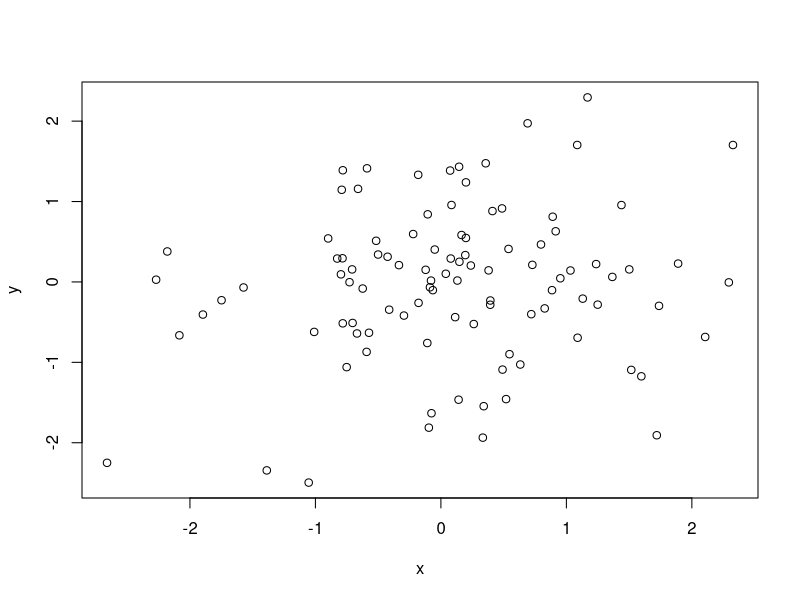
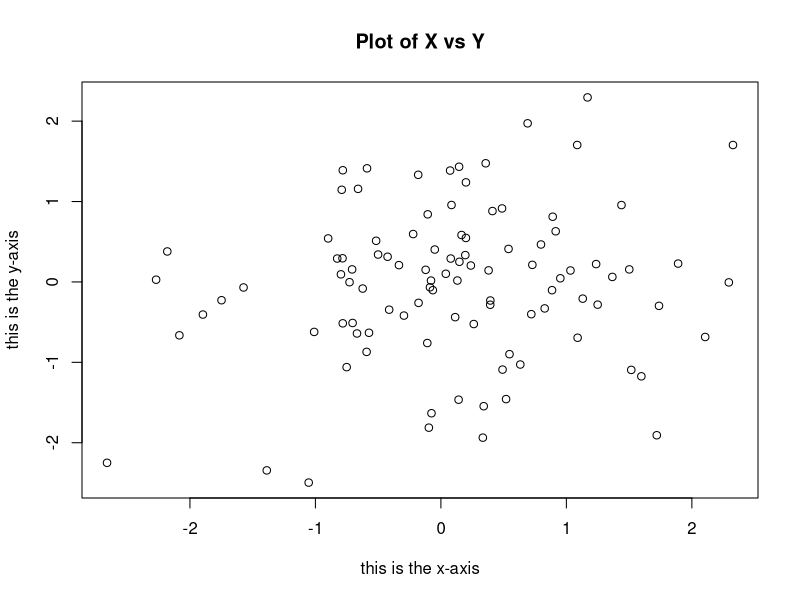
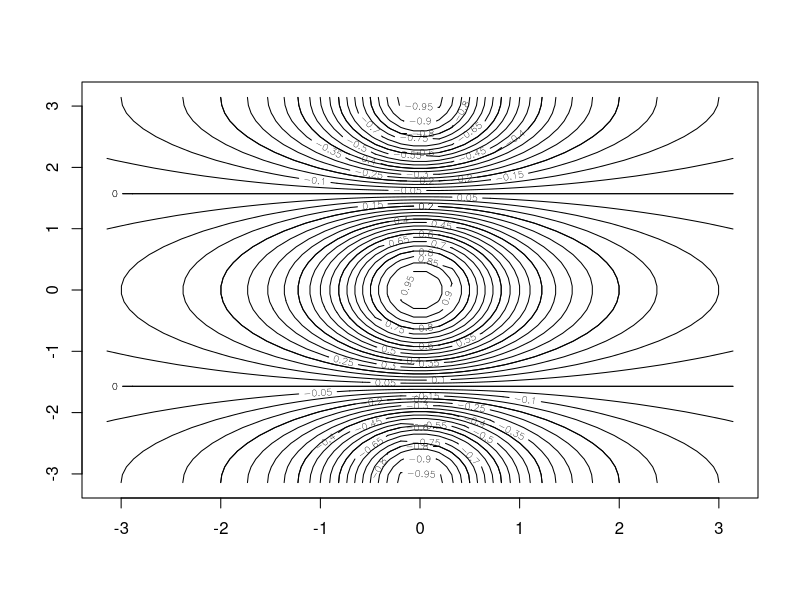
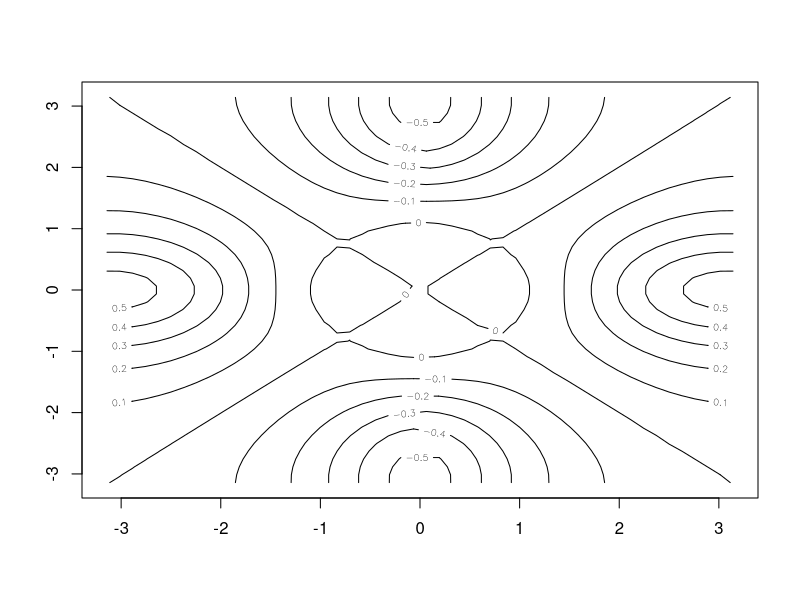
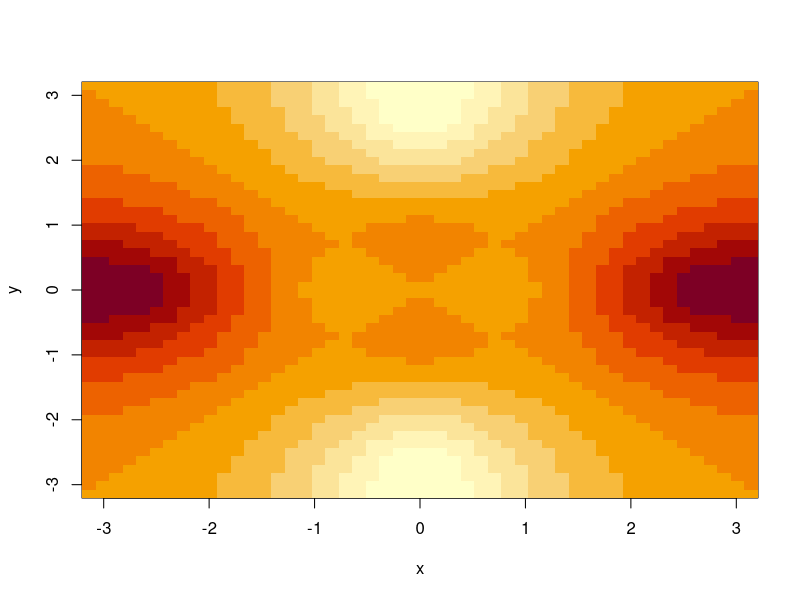
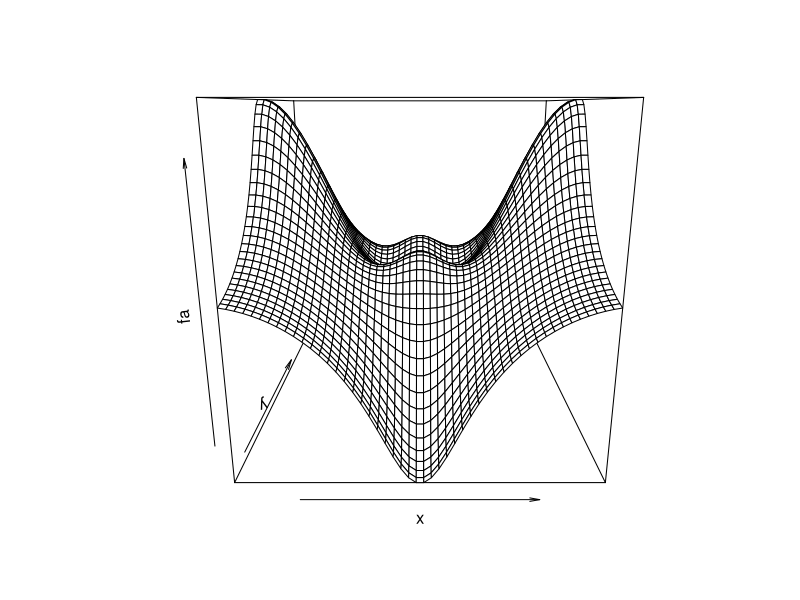
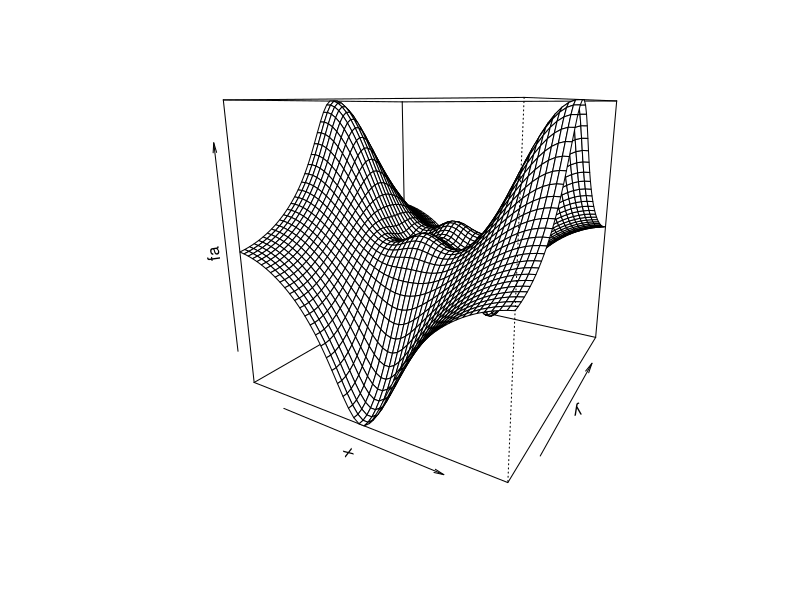
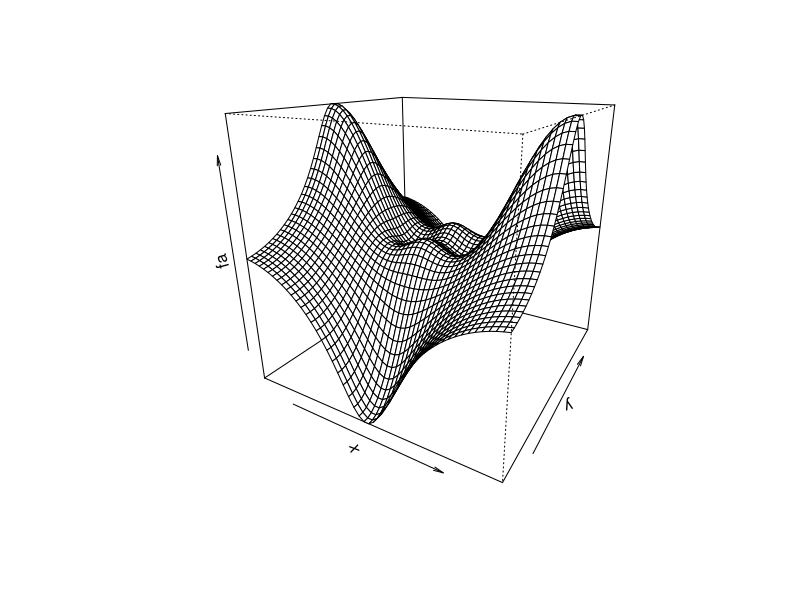

The R source for these figures, in order:
## ---- chunk 1
knitr::opts_chunk$set(echo = TRUE)
## ---- chunk 2
# Graphics

x=rnorm(100)
y=rnorm(100)
plot(x,y)
plot(x,y,xlab="this is the x-axis",ylab="this is the y-axis",main="Plot of X vs Y")
pdf("Figure.pdf")
plot(x,y,col="green")
dev.off()
x=seq(1,10)
x
x=1:10
x
x=seq(-pi,pi,length=50)
y=x
f=outer(x,y,function(x,y)cos(y)/(1+x^2))
contour(x,y,f)
contour(x,y,f,nlevels=45,add=T)
fa=(f-t(f))/2
contour(x,y,fa,nlevels=15)
image(x,y,fa)
persp(x,y,fa)
persp(x,y,fa,theta=30)
persp(x,y,fa,theta=30,phi=20)
persp(x,y,fa,theta=30,phi=70)
persp(x,y,fa,theta=30,phi=40)

